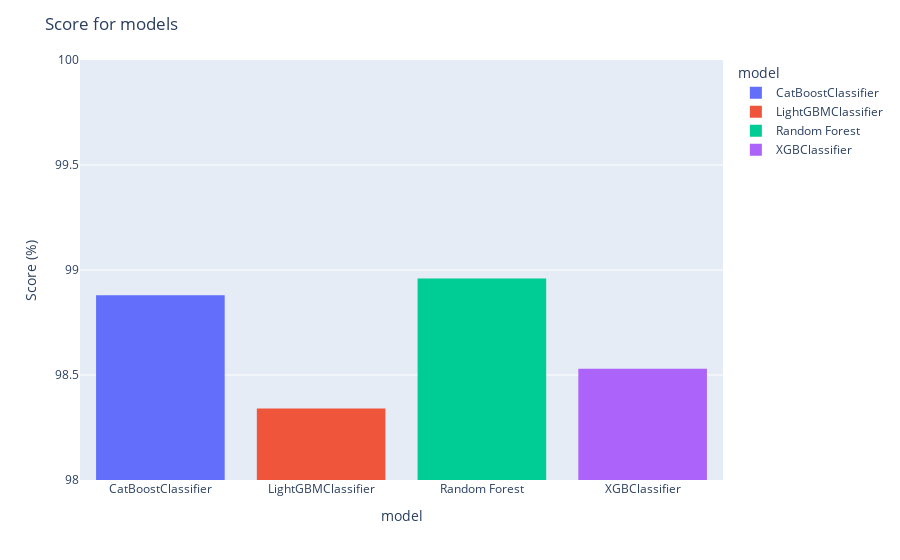

Notebook source saved alongside this figure:
### Code cell
# Create a bar chart
fig = px.histogram(dfmetrics, x="model", y = "score", color="model")
fig.update_layout(title_text='Score for models',xaxis_title="model",
    yaxis_title="Score (%)", yaxis_range=[98,100])
fig.show()

### Figure 1 — Plotly figure (JSON) as saved in the notebook; plotly's stock layout.template omitted (floating-point values rounded to 4 significant figures)
{"data": [{"alignmentgroup": "True", "bingroup": "x", "histfunc": "sum", "hovertemplate": "model=%{x}<br>sum of score=%{y}<extra></extra>", "legendgroup": "CatBoostClassifier", "marker": {"color": "#636efa", "pattern": {"shape": ""}}, "name": "CatBoostClassifier", "offsetgroup": "CatBoostClassifier", "orientation": "v", "showlegend": true, "type": "histogram", "x": ["CatBoostClassifier"], "xaxis": "x", "y": [98.88], "yaxis": "y"}, {"alignmentgroup": "True", "bingroup": "x", "histfunc": "sum", "hovertemplate": "model=%{x}<br>sum of score=%{y}<extra></extra>", "legendgroup": "LightGBMClassifier", "marker": {"color": "#EF553B", "pattern": {"shape": ""}}, "name": "LightGBMClassifier", "offsetgroup": "LightGBMClassifier", "orientation": "v", "showlegend": true, "type": "histogram", "x": ["LightGBMClassifier"], "xaxis": "x", "y": [98.34], "yaxis": "y"}, {"alignmentgroup": "True", "bingroup": "x", "histfunc": "sum", "hovertemplate": "model=%{x}<br>sum of score=%{y}<extra></extra>", "legendgroup": "Random Forest", "marker": {"color": "#00cc96", "pattern": {"shape": ""}}, "name": "Random Forest", "offsetgroup": "Random Forest", "orientation": "v", "showlegend": true, "type": "histogram", "x": ["Random Forest"], "xaxis": "x", "y": [98.96], "yaxis": "y"}, {"alignmentgroup": "True", "bingroup": "x", "histfunc": "sum", "hovertemplate": "model=%{x}<br>sum of score=%{y}<extra></extra>", "legendgroup": "XGBClassifier", "marker": {"color": "#ab63fa", "pattern": {"shape": ""}}, "name": "XGBClassifier", "offsetgroup": "XGBClassifier", "orientation": "v", "showlegend": true, "type": "histogram", "x": ["XGBClassifier"], "xaxis": "x", "y": [98.53], "yaxis": "y"}], "layout": {"barmode": "relative", "legend": {"title": {"text": "model"}, "tracegroupgap": 0}, "margin": {"t": 60}, "title": {"text": "Score for models"}, "xaxis": {"anchor": "y", "categoryarray": ["CatBoostClassifier", "LightGBMClassifier", "Random Forest", "XGBClassifier"], "categoryorder": "array", "domain": [0, 1], "title": {"text": "model"}}, "yaxis": {"anchor": "x", "domain": [0, 1], "range": [98, 100], "title": {"text": "Score (%)"}}}}
